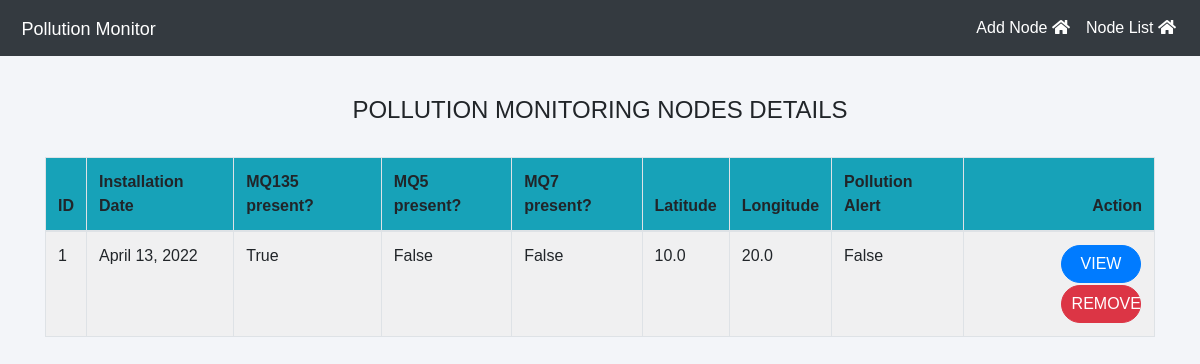
The page /Pollution/nodes/ on the database as committed earlier.
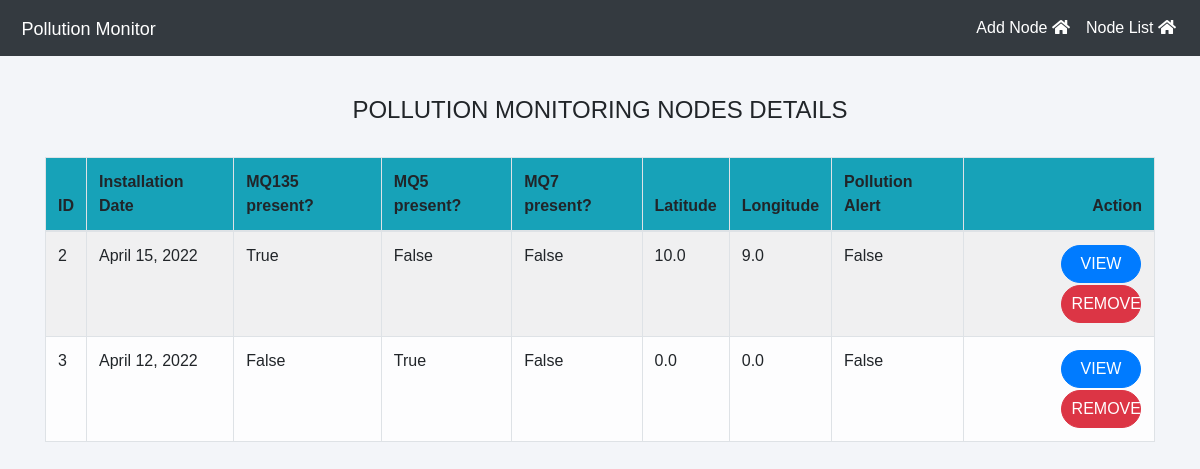
The same page on the database as committed later.
### myapp/models.py (models this page shows, shortened)
class Node(models.Model):
    node_Id = models.AutoField(primary_key=True)
    installedDate = models.DateField(default=date.today())
    isMQ135 = models.BooleanField(default=False)
    isMQ5 = models.BooleanField(default=False)
    isMQ7 = models.BooleanField(default=False)
    mq135 = models.FloatField(blank=True, default=0)
    mq5 = models.FloatField(blank=True, default=0)
    mq7 = models.FloatField(blank=True, default=0)
    latitude = models.FloatField(blank=True, default=0)
    longitude = models.FloatField(blank=True, default=0)
    alert=models.BooleanField(default=False)

### myapp/views.py (the view)
# urls.py: path('nodes/', views.showNodes, name='showNodes'),
def showNodes(request):
    if request.method == 'POST':
        return render(request, 'main.html',)
    else:
        nodes = Node.objects.all()
        return render(request, 'nodeList.html', {'nodes': nodes})

### templates/nodeList.html (shortened to what this page needs)
{% extends "sitebase.html" %}
{% load static %}
{% block content %}
<br><br>
<div class="container">
    <H4 class="text-center">POLLUTION MONITORING NODES DETAILS</H4><br>
    <table class="table table-light table-hover table-bordered table-striped">
        <thead class="bg-info">
            <tr>
                <th scope="col">ID</th>
                <th scope="col">Installation Date</th>
                <th scope="col">MQ135 present?</th>
                <th scope="col">MQ5 present?</th>
                <th scope="col">MQ7 present?</th>
                <th scope="col">Latitude</th>
                <th scope="col">Longitude</th>
                <th scope="col">Pollution Alert</th>
                <th class="text-right">Action</th>
            </tr>
        </thead>
        <tbody>
            {% for t in nodes %}
            <tr>
                <td> {{t.node_Id}}</td>
                <td> {{t.installedDate}}</td>
                <td>{{t.isMQ135}}</td>
                <td>{{t.isMQ5}}</td>
                <td>{{t.isMQ7}}</td>
                <td>{{t.latitude}}</td>
                <td>{{t.longitude}}</td>
                <td>{{t.alert}}</td>
                <td class="text-right">
                    <button class="btn btn-primary badge-pill" style="width: 80px;margin: 1px;"><a  style="text-decoration: none;color: white;" href="{% url 'displayNode' t.node_Id  %}">VIEW</a> </button>
                    <button class="btn btn-danger badge-pill" style="width: 80px;margin: 1px;"><a  style="text-decoration: none;color: white;" href="{% url 'removeNode' t.node_Id  %}">REMOVE</a> </button>
                </td>
            </tr>
            {% endfor %}
        </tbody>
    </table>
</div>
{% endblock %}

### templates/sitebase.html (shortened to what this page needs)
<!DOCTYPE html>
{% load static %}
{% load crispy_forms_tags %}
<html lang="en">
<head>
    <link rel="stylesheet" href="https://maxcdn.bootstrapcdn.com/bootstrap/4.0.0/css/bootstrap.min.css">
    <link rel="stylesheet" href="https://cdnjs.cloudflare.com/ajax/libs/font-awesome/5.14.0/css/all.css">
</head>
<body>
    <nav class="navbar navbar-expand-lg navbar-light fixed-top bg-dark">
        <a style="color:white;" class="navbar-brand" href="/">&nbsp;<font face = "Comic sans MS" size ="4">Pollution Monitor</font></a>
        <div class="navbar-collapse collapse w-100 order-3 dual-collapse2">
            <ul class="navbar-nav ml-auto">
                <li class="nav-item">
                    <a class="nav-link" style="color: white;" href="{%url 'addNode' %}">Add Node <i class="fas fa-home"></i></a>
                </li>
                <li class="nav-item">
                  <a class="nav-link" style="color: white;" href="{%url 'showNodes' %}">Node List <i class="fas fa-home"></i></a>
              </li>
            </ul>
        </div>
      </nav>
    <br><br>
    <div class="main_content">
      {% block content %}
      {% endblock %}
    </div>
</body>
</html>

### templates/sitebase.html (style rules this page uses)
* { margin: 0; padding: 0; box-sizing: border-box; list-style: none; text-decoration: none; font-family: 'Josefin Sans', sans-serif; }
body { font-family: Poppins-Regular, sans-serif; background-image: url(../../static/images/img5.png); background-color: #f3f5f9; background-size:cover; position: relative; }

Rows that differ between the two databases and show on the page:
removed Node: node_Id "1", installedDate "April 13, 2022", isMQ135 "True", isMQ5 "False", isMQ7 "False", latitude "10.0", longitude "20.0", alert "False"
added Node: node_Id "2", installedDate "April 15, 2022", isMQ135 "True", isMQ5 "False", isMQ7 "False", latitude "10.0", longitude "9.0", alert "False"
added Node: node_Id "3", installedDate "April 12, 2022", isMQ135 "False", isMQ5 "True", isMQ7 "False", latitude "0.0", longitude "0.0", alert "False"
